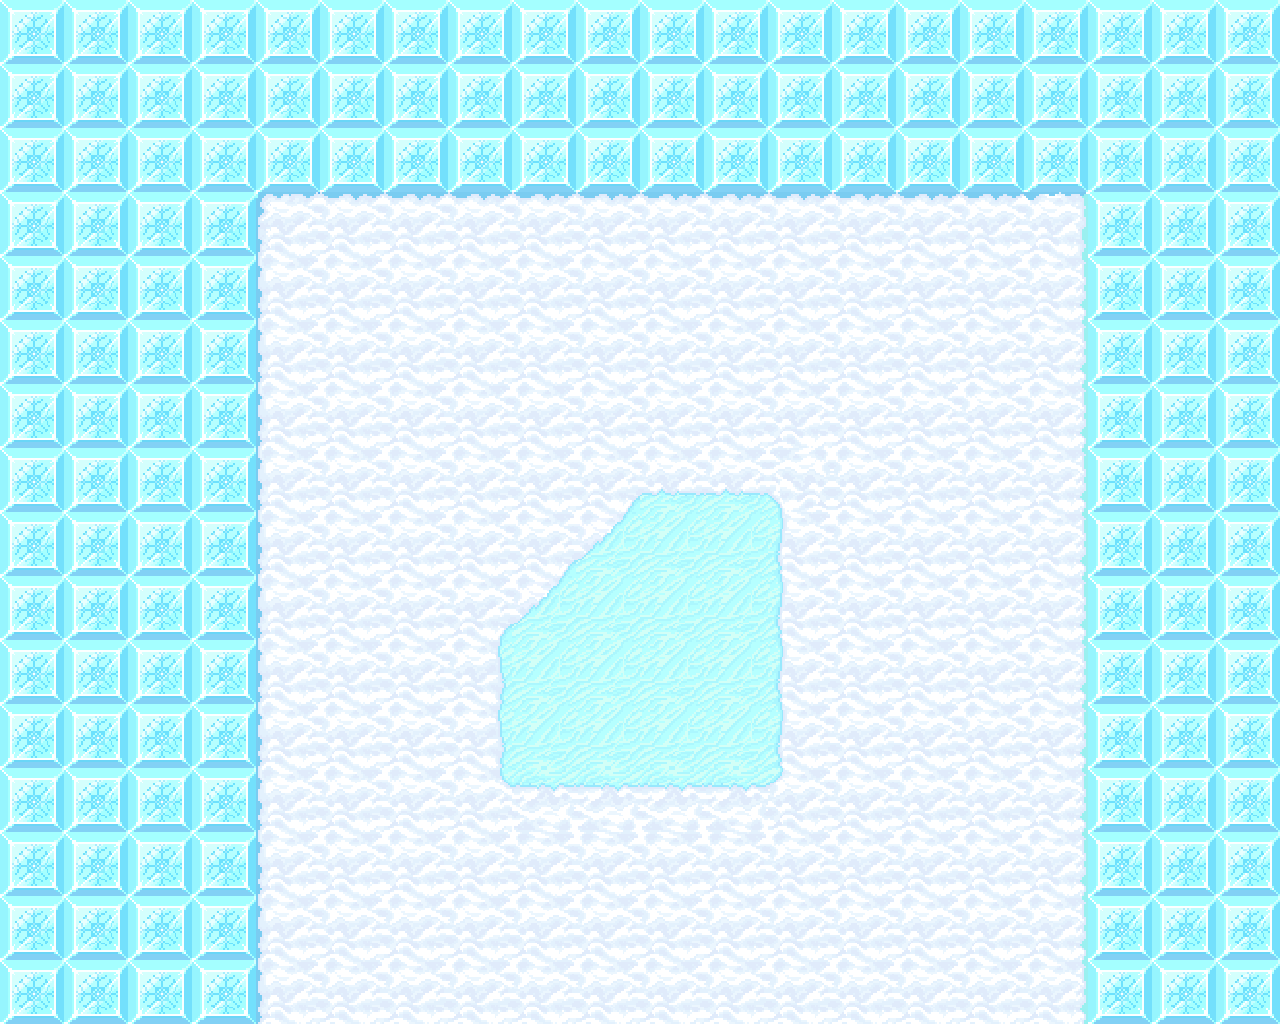

A level layout from a 2D game, rendered from its tile map. Below: a short description, then the map file with tile-grid data replaced by summaries:
An orthogonal 20x16 tile map with 64x64 px tiles, 1 tile layer (Tile Layer 1), 2 tilesets.

<map version="1.0" orientation="orthogonal" width="20" height="16" tilewidth="64" tileheight="64">
 <tileset firstgid="1" name="sand_tile" tilewidth="64" tileheight="64">
  <image source="sand_tile.png" width="256" height="256" />
 </tileset>
 <tileset firstgid="17" name="snow_tile" tilewidth="64" tileheight="64">
  <image source="snow_tile.png" width="256" height="512" />
 </tileset>
 <layer name="Tile Layer 1" width="20" height="16">
  <data>[320 cells, 320 non-empty, 20 distinct tile ids]</data>
 </layer>
</map>
